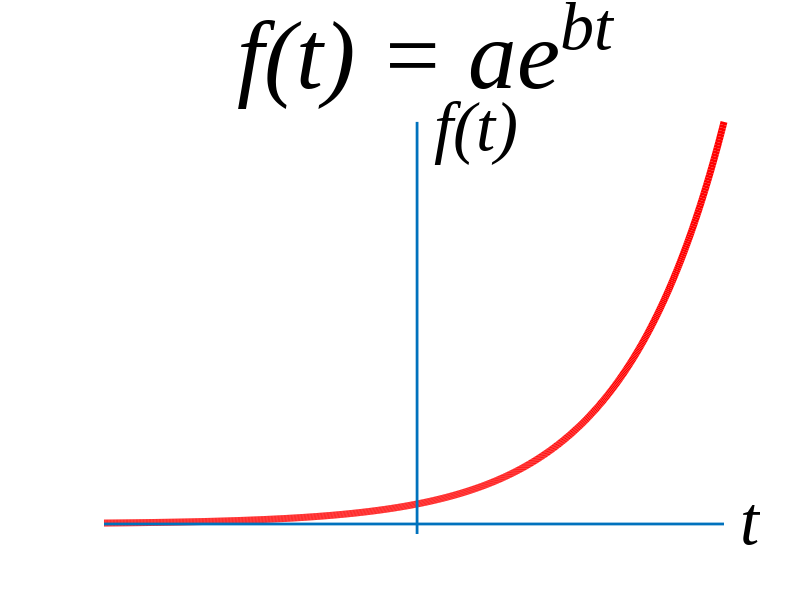

The MATLAB script that drew this image:
clc;
close all force;
clear variables;

a = 0.01;
b = 0.15;
t = [-20.4:0.05:20];

e = a*exp(b*(t(1:length(t))));
minX = min(t);
maxX = max(t);
minY = -0.005;
maxY = max(e);

set(0, 'DefaultAxesFontName', 'Times New Roman');
figure('Position', [1 1 1920 1080]);

plot(t, e, 'r', 'LineWidth', 5);
line([minX, maxX],[0, 0], 'LineWidth', 2);
line([0, 0],[minY, maxY], 'LineWidth', 2);
text(maxX, 0,'\it t', 'FontSize', 50, 'Fontname','Times New Roman', 'fontWeight', 'Bold');
text(0, maxY-0.005,'\it f(t)', 'FontSize', 50, 'Fontname','Times New Roman', 'fontWeight', 'Bold');
axis off;
axis([minX maxX minY maxY]);
title(['\it f(t) = ae^b^t'], 'FontSize', 70, 'Fontname','Times New Roman', 'fontWeight', 'Bold');